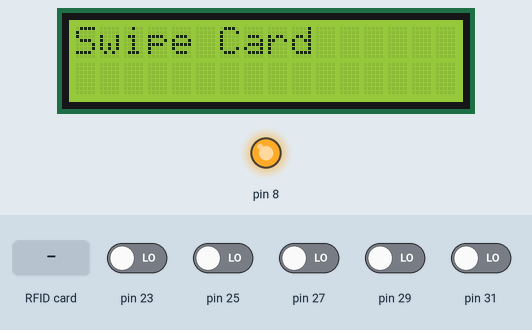
Recording of a sketch running on a simulated Arduino Mega 2560, built with avr-gcc and run on an emulated ATmega2560. Parts: 16×2 character LCD, output pins drawn as LEDs (lit = HIGH). Inputs (shaded band) come from the test bench; at power-on: pin 23, pin 25, pin 27, pin 29, pin 31 LOW. Pins used as bus, display or sensor lines are not drawn; what the sketch prints to the serial monitor is not drawn.

Above: at 3.3 s.
3.4 s: RFID card 3F AD 4D 29 held to the reader
At 4.2 s:
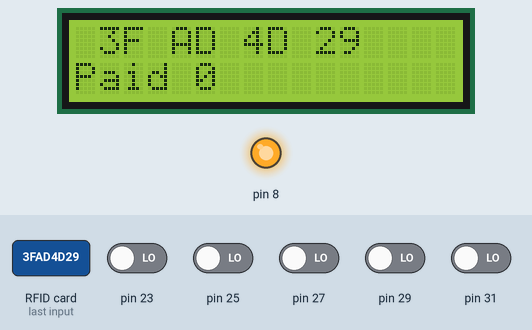
4.9 s: RFID card 71 F3 3D 08 held to the reader
At 6.2 s:
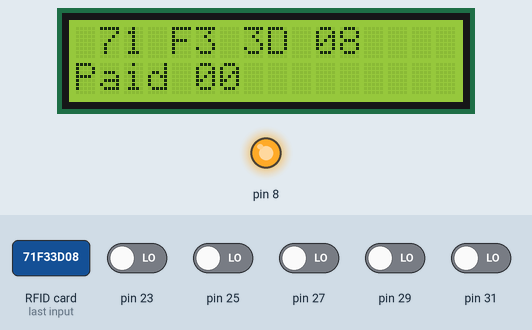
6.9 s: RFID card B0 77 BB 25 held to the reader
At 8.3 s:
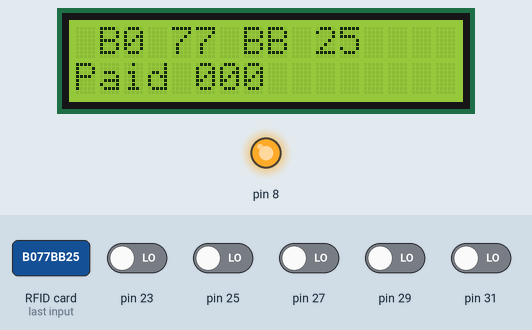
8.9 s: RFID card 5E 7A 19 C4 held to the reader
At 10.1 s:
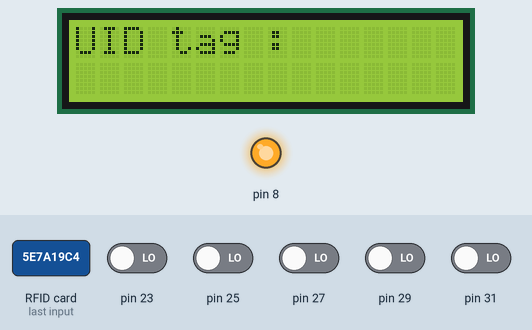
Timing chart, 0 to 11.9 s (numbered marks = the images above; inputs shaded):
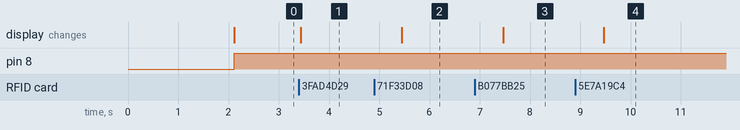

The sketch:

Data_Edit-RFID.ino
```cpp
#include <SPI.h>
#include <MFRC522.h>
#include <LiquidCrystal.h>
#define SS_PIN 53
#define RST_PIN 49
const int rs = 2, en = 3, d4 = 4, d5 = 5, d6 = 6, d7 = 7;
LiquidCrystal lcd(rs,en,d4,d5,d6,d7);
String lcdprnt = "Paid ";
int a_amount = 5000, b_amount = 5000, c_amount = 5000;
int amount = 0;
char A_card = "3F AD 4D 29";
char B_card = "BO 77 BB 25";
char C_card = "71 F3 3D 08";
MFRC522 mfrc522(SS_PIN, RST_PIN); // Instance of the class
void setup() {
  lcd.begin(16,2);
   Serial.begin(9600);
   SPI.begin();       // Init SPI bus
   mfrc522.PCD_Init(); // Init MFRC522
   Serial.println("RFID reading UID");
   lcd.println("Welcome");
   delay(2000);
   lcd.clear();
   lcd.println("Swipe Card");
pinMode(8,OUTPUT);//5 volt

pinMode(23,INPUT);//100
pinMode(25,INPUT);//200
pinMode(27,INPUT);//300
pinMode(29,INPUT);//400
pinMode(31,INPUT);//500
}
void loop() {
/*if ( mfrc522.PICC_IsNewCardPresent())
    {
        if ( mfrc522.PICC_ReadCardSerial())
        {
           Serial.print("Tag UID:");
           for (byte i = 0; i < mfrc522.uid.size; i++) {
                  Serial.print(mfrc522.uid.uidByte[i] < 0x10 ? " 0" : " ");
                  Serial.print(mfrc522.uid.uidByte[i], HEX);
            }

            Serial.println();
            mfrc522.PICC_HaltA();
        }
}*/
digitalWrite(8,HIGH);
if(digitalRead(23) == HIGH) amount = 100;
else if (digitalRead(25) == HIGH) amount = 200;

else if (digitalRead(27) == HIGH) amount = 300;

else if (digitalRead(29) == HIGH) amount = 400;

else if (digitalRead(31) == HIGH) amount = 500;
  // Look for new cards
  if ( ! mfrc522.PICC_IsNewCardPresent())
  {
    return;
  }
  // Select one of the cards
  if ( ! mfrc522.PICC_ReadCardSerial())
  {
    return;
  }
  //Show UID on serial monitor
  lcd.clear();
  Serial.print("UID tag :");
  lcd.print("UID tag :");
  String content= "";
  byte letter;
  for (byte i = 0; i < mfrc522.uid.size; i++)
  {
     Serial.print(mfrc522.uid.uidByte[i] < 0x10 ? " 0" : " ");
     Serial.print(mfrc522.uid.uidByte[i], HEX);
     content.concat(String(mfrc522.uid.uidByte[i] < 0x10 ? " 0" : " "));
     content.concat(String(mfrc522.uid.uidByte[i], HEX));
  }
  Serial.println();

  Serial.print("Message : ");
  content.toUpperCase();
  if (content.substring(1) == "3F AD 4D 29") //change here the UID of the card/cards that you want to give access
  {
    Serial.println("Authorized access");
    a_amount -=amount;
    Serial.println(a_amount);
  lcd.clear();
  lcd.print(content);
  lcd.setCursor(0,1);
  lcdprnt = lcdprnt+amount;
  lcd.print(lcdprnt);
    delay(2000);

  }
  else if (content.substring(1) == "B0 77 BB 25" ) //change here the UID of the card/cards that you want to give access
  {
    Serial.println("Authorized access");
    b_amount -=amount;
    Serial.println(b_amount);
  lcd.clear();
  lcd.print(content);
  lcd.setCursor(0,1);
  lcdprnt = lcdprnt+amount;
  lcd.print(lcdprnt);
    delay(2000);
  }
 else if (content.substring(1) == "71 F3 3D 08") //change here the UID of the card/cards that you want to give access
  {
    Serial.println("Authorized access");
    c_amount -=amount;
    Serial.println(c_amount);
  lcd.clear();
  lcd.print(content);
  lcd.setCursor(0,1);
  lcdprnt = lcdprnt+amount;
  lcd.print(lcdprnt);
    delay(2000);
  }
 else   {
    Serial.println(" Access denied");
    }
}
```

Measured:
- after the input at 3.4 s, the display: changes at once (image 1)
- after the input at 4.9 s, the display: changes after 0.55 s (image 2)
- after the input at 6.9 s, the display: changes after 0.56 s (image 3)
- after the input at 8.9 s, the display: changes after 0.57 s (image 4)
